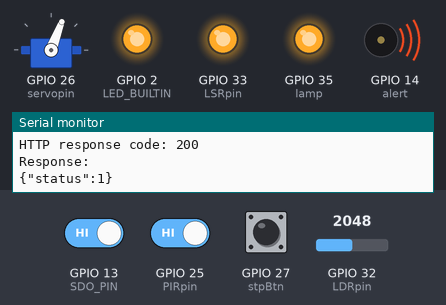
This sketch was run on a simulated ESP32. On the bench: servo, output pins drawn as LEDs (lit = HIGH), buzzer (waves = sounding), the last lines printed to the serial monitor. Dashed ring = blinking. The inputs (shaded band) are chosen by the test bench; at power-on: GPIO 27 (stpBtn) HIGH, GPIO 13 (SDO_PIN) HIGH, GPIO 25 (PIRpin) HIGH, GPIO 32 (LDRpin) = 2048. WiFi joins after 1.5 s; servers stay silent unless stated; the local clock reads 2024-03-15 10:24:30 at power-on unless the sketch sets it; web services answer with replies made up by the test bench; pins used as bus, display or sensor lines are not drawn.

Above: at 4.5 s.
4.6 s: GPIO 27 (stpBtn) pulled LOW for 3.2 s
At 5.73 s:
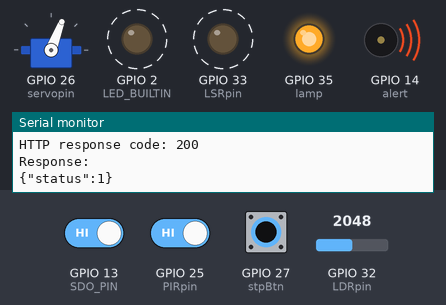
9.3 s: GPIO 13 (SDO_PIN) driven LOW and GPIO 27 (stpBtn) driven LOW
At 10.89 s:
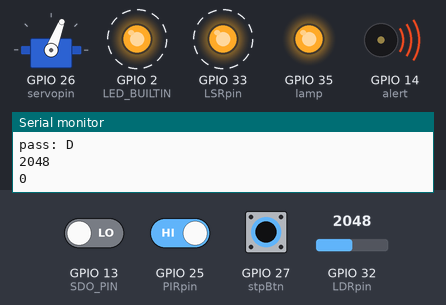
12.8 s: GPIO 13 (SDO_PIN) driven HIGH
At 13.69 s:
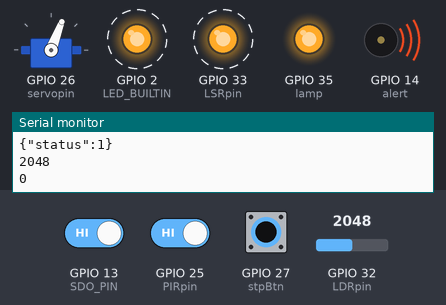
16.3 s: GPIO 25 (PIRpin) driven LOW
At 17.4 s:
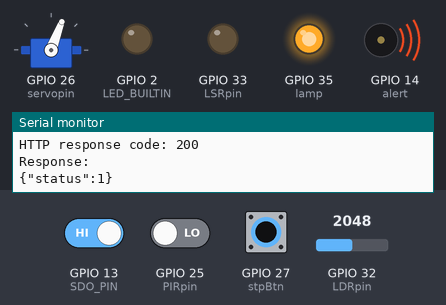
17.8 s: GPIO 25 (PIRpin) driven HIGH
At 17.91 s:
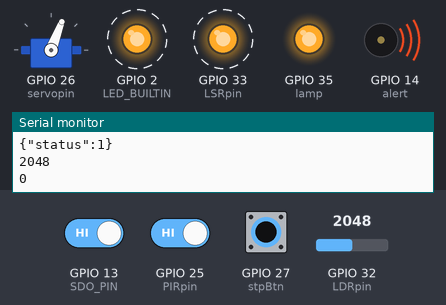
21.3 s: GPIO 27 (stpBtn) driven HIGH
At 21.8 s:
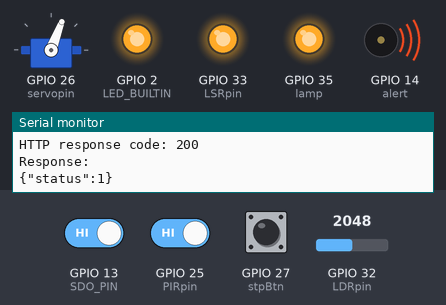
Timing chart, 0 to 23.8 s (numbered marks = the images above; inputs shaded):
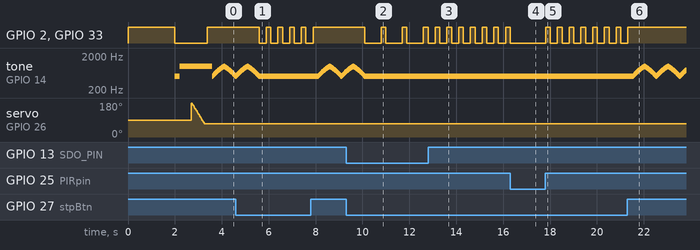

Measured:
- after the input at 4.6 s, GPIO 2 (LED_BUILTIN), GPIO 33 (LSRpin): alternates HIGH for 0.20 s and LOW for 0.30 s, 10 changes in all, then stays HIGH, starting after 0.99 s
- after the input at 9.3 s, GPIO 2 (LED_BUILTIN), GPIO 33 (LSRpin): alternates HIGH for 0.20 s and LOW for 0.70 s, starting after 0.79 s
- after the input at 12.8 s, GPIO 2 (LED_BUILTIN), GPIO 33 (LSRpin): alternates HIGH for 0.20 s and LOW for 0.30 s, starting after 0.30 s
- after the input at 16.3 s, GPIO 2 (LED_BUILTIN), GPIO 33 (LSRpin): goes on until 16.3 s, then stays LOW
- after the input at 17.8 s, GPIO 2 (LED_BUILTIN), GPIO 33 (LSRpin): alternates HIGH for 0.20 s and LOW for 0.30 s, starting at once
- after the input at 21.3 s, GPIO 2 (LED_BUILTIN), GPIO 33 (LSRpin): goes on until 21.3 s, then stays HIGH; tone on GPIO 14 (alert): plays 510 Hz for 0.01 s, 520 Hz for 0.01 s, 530 Hz for 0.01 s, 540 Hz for 0.01 s, 550 Hz for 0.01 s, 560 Hz for 0.01 s … (227 notes in this stretch), starting after 0.23 s
- by itself, tone on GPIO 14 (alert): plays 520 Hz for 0.01 s, 530 Hz for 0.01 s, 540 Hz for 0.01 s, 550 Hz for 0.01 s, 560 Hz for 0.01 s, 570 Hz for 0.01 s … (219 notes in this stretch)

The sketch:

s36_smart_security_using_ESP8266.ino
```cpp
#include <WiFi.h>
#include <HTTPClient.h>
#include <WiFiClientSecure.h>
#include <ArduinoJson.h>
#include <ESP32Servo.h>

#define SCL_PIN 12
#define SDO_PIN 13
char key;
char keymap[] = { 0,
                  '1', '2', '3', 'A',
                  '4', '5', '6', 'B',
                  '7', '8', '9', 'C',
                  '*', '0', '#', 'D' };

const char *ssid = "your SSID";
const char *password = "your PASS";

const char *apiToken = "your API token";
const char *userToken = "your user token";

// Pushover API endpoint
const char *pushoverApiEndpoint = "https://api.pushover.net/1/messages.json";

// Pushover root certificate (valid from 11/10/2006 to 15/01/2038)
const char *PUSHOVER_ROOT_CA =
  "-----BEGIN CERTIFICATE-----\n"
  "MIIDjjCCAnagAwIBAgIQAzrx5qcRqaC7KGSxHQn65TANBgkqhkiG9w0BAQsFADBh\n"
  "MQswCQYDVQQGEwJVUzEVMBMGA1UEChMMRGlnaUNlcnQgSW5jMRkwFwYDVQQLExB3\n"
  "d3cuZGlnaWNlcnQuY29tMSAwHgYDVQQDExdEaWdpQ2VydCBHbG9iYWwgUm9vdCBH\n"
  "MjAeFw0xMzA4MDExMjAwMDBaFw0zODAxMTUxMjAwMDBaMGExCzAJBgNVBAYTAlVT\n"
  "MRUwEwYDVQQKEwxEaWdpQ2VydCBJbmMxGTAXBgNVBAsTEHd3dy5kaWdpY2VydC5j\n"
  "b20xIDAeBgNVBAMTF0RpZ2lDZXJ0IEdsb2JhbCBSb290IEcyMIIBIjANBgkqhkiG\n"
  "9w0BAQEFAAOCAQ8AMIIBCgKCAQEAuzfNNNx7a8myaJCtSnX/RrohCgiN9RlUyfuI\n"
  "2/Ou8jqJkTx65qsGGmvPrC3oXgkkRLpimn7Wo6h+4FR1IAWsULecYxpsMNzaHxmx\n"
  "1x7e/dfgy5SDN67sH0NO3Xss0r0upS/kqbitOtSZpLYl6ZtrAGCSYP9PIUkY92eQ\n"
  "q2EGnI/yuum06ZIya7XzV+hdG82MHauVBJVJ8zUtluNJbd134/tJS7SsVQepj5Wz\n"
  "tCO7TG1F8PapspUwtP1MVYwnSlcUfIKdzXOS0xZKBgyMUNGPHgm+F6HmIcr9g+UQ\n"
  "vIOlCsRnKPZzFBQ9RnbDhxSJITRNrw9FDKZJobq7nMWxM4MphQIDAQABo0IwQDAP\n"
  "BgNVHRMBAf8EBTADAQH/MA4GA1UdDwEB/wQEAwIBhjAdBgNVHQ4EFgQUTiJUIBiV\n"
  "5uNu5g/6+rkS7QYXjzkwDQYJKoZIhvcNAQELBQADggEBAGBnKJRvDkhj6zHd6mcY\n"
  "1Yl9PMWLSn/pvtsrF9+wX3N3KjITOYFnQoQj8kVnNeyIv/iPsGEMNKSuIEyExtv4\n"
  "NeF22d+mQrvHRAiGfzZ0JFrabA0UWTW98kndth/Jsw1HKj2ZL7tcu7XUIOGZX1NG\n"
  "Fdtom/DzMNU+MeKNhJ7jitralj41E6Vf8PlwUHBHQRFXGU7Aj64GxJUTFy8bJZ91\n"
  "8rGOmaFvE7FBcf6IKshPECBV1/MUReXgRPTqh5Uykw7+U0b6LJ3/iyK5S9kJRaTe\n"
  "pLiaWN0bfVKfjllDiIGknibVb63dDcY3fe0Dkhvld1927jyNxF1WW6LZZm6zNTfl\n"
  "MrY=\n"
  "-----END CERTIFICATE-----\n";

const int LED_BUILTIN = 2;
const int lamp = 35;
const int LDRpin = 32;
const int LSRpin = 33;
const int PIRpin = 25;
const int servopin = 26;
const int stpBtn = 27;
const int alert = 14;
const int alertChnl = 3;
const int openAngle = 180;
const int closeAngle = 68;

int thresh;
int smpl=100;
String input = "";
String pass = "1234";
bool lock = 1;

Servo servo;

struct tm *timeinfo;

void setup() {
  Serial.begin(115200);
  pinMode(LED_BUILTIN, OUTPUT);
  pinMode(lamp, OUTPUT);
  pinMode(LDRpin, INPUT);
  pinMode(LSRpin, OUTPUT);
  pinMode(PIRpin, INPUT);
  pinMode(stpBtn, INPUT_PULLUP);
  pinMode(alert, OUTPUT);
  pinMode(SCL_PIN, OUTPUT);
  pinMode(SDO_PIN, INPUT);

  digitalWrite(LSRpin, 1);
  digitalWrite(lamp, 1);
  digitalWrite(LED_BUILTIN, 1);

  WiFi.mode(WIFI_STA);
  WiFi.begin(ssid, password);
  Serial.print("\nConnecting to WiFi...");
  while (WiFi.status() != WL_CONNECTED) {
    Serial.print('.');
    delay(1000);
  }
  Serial.println("\nConnected.");
  WiFi.setAutoReconnect(true);
  WiFi.persistent(true);

  // Set time via NTP, as required for x.509 validation
  configTime(5 * 3600, 1800, "pool.ntp.org", "time.nist.gov");
  Serial.print("Waiting for NTP time sync...");
  time_t now = time(nullptr);
  while (now < 1510592825) {
    delay(500);
    Serial.print('.');
    now = time(nullptr);
  }
  timeinfo = localtime(&now);
  Serial.print("\nCurrent time: ");
  Serial.print(asctime(timeinfo));

  servo.attach(servopin);
  ledcAttachPin(alert, alertChnl);

  digitalWrite(LED_BUILTIN, 0);
  digitalWrite(LSRpin, 0);
  ledcWriteTone(alertChnl, 500);
  delay(200);
  ledcWriteTone(alertChnl, 1000);
  delay(500);
  ledcWrite(alertChnl,0);
  for(int pos=openAngle;pos>=closeAngle;pos-=3) {
    servo.write(pos);
    delay(15);
  }
  for(int i=0;i<smpl;i++) {
    thresh+=analogRead(LDRpin);
    delay(1);
  }
  thresh/=smpl;
  thresh-=100;
  Serial.print("Threshold: ");
  Serial.println(thresh);
}

void loop() {
  if (WiFi.status() != WL_CONNECTED)
    ESP.restart();
  key = read_keypad();
  if (key) {
    if (lock) {
      input += key;
      Serial.print("pass: ");
      Serial.println(input);
      if (input.length() == 4) {
        if (input == pass) {
          ledcWriteTone(alertChnl, 500);
          lock = 0;
          digitalWrite(LSRpin, 1);
          for(int pos=closeAngle;pos<=openAngle;pos+=3) {
            servo.write(pos);
            delay(15);
          }
          Serial.println("Unocked");
          delay(500);
          ledcWrite(alertChnl,0);
        } else {
          for(int x=0;x<3;x++) {
            ledcWriteTone(alertChnl, 500);
            delay(200);
            ledcWrite(alertChnl,0);
            delay(50);
          }
          Serial.println("Wrong Password");
        }
        input = "";
      }
      else{
        ledcWriteTone(alertChnl, 500);
        delay(100);
        ledcWrite(alertChnl,0);
      }
    } else if (key == '*') {
      ledcWriteTone(alertChnl, 500);
      delay(100);
      ledcWriteTone(alertChnl, 1000);
      delay(200);
      ledcWrite(alertChnl,0);
      lock = 1;
      for(int pos=openAngle;pos>=closeAngle;pos-=3) {
        servo.write(pos);
        delay(15);
      }
      digitalWrite(LSRpin, 0);
      Serial.println("Locked");
      delay(500);
    }
    delay(300);
  }

  int x=analogRead(LDRpin);
  if (!lock || (x > thresh && !digitalRead(PIRpin))) {
    delay(50);
    return;
  }
  Serial.println(x);
  Serial.println(!digitalRead(PIRpin));

  digitalWrite(LED_BUILTIN, 1);
  digitalWrite(LSRpin, 1);
  // Create a JSON object with notification details
  // Check the API parameters: https://pushover.net/api
  JsonDocument notification;
  notification["token"] = apiToken;
  notification["user"] = userToken;
  notification["message"] = "Intrusion Detetcted!";
  notification["title"] = "Alert!!!";
  notification["url"] = "";
  notification["url_title"] = "";
  notification["html"] = "";
  notification["priority"] = "";
  notification["sound"] = "cosmic";
  notification["timestamp"] = asctime(timeinfo);

  // Serialize the JSON object to a String
  String jsonStringNotification;
  serializeJson(notification, jsonStringNotification);

  // Create a WiFiClientSecure object
  WiFiClientSecure client;
  // Set the certificate
  client.setCACert(PUSHOVER_ROOT_CA);

  // Create an HTTPClient object
  HTTPClient http;

  // Specify the target URL
  http.begin(client, pushoverApiEndpoint);

  // Add headers
  http.addHeader("Content-Type", "application/json");

  // Send the POST request with the JSON data
  int httpResponseCode = http.POST(jsonStringNotification);

  // Check the response
  Serial.printf("HTTP response code: %d\n", httpResponseCode);
  if (httpResponseCode > 0) {
    String response = http.getString();
    Serial.println("Response:");
    Serial.println(response);
  }
  while (digitalRead(stpBtn)) {
    for (int freq = 500; freq < 1000; freq += 10) {
      ledcWriteTone(alertChnl, freq);
      delay(10);
    }
    for (int freq = 1000; freq > 500; freq -= 10) {
      ledcWriteTone(alertChnl, freq);
      delay(10);
    }
  }
  ledcWrite(alertChnl,0);
  digitalWrite(LED_BUILTIN, 0);
  digitalWrite(LSRpin, 0);
  delay(300);
}

char read_keypad(void) {
  byte key_state = 0;
  for (byte count = 1; count <= 16; count++) {
    digitalWrite(SCL_PIN, LOW);
    if (!digitalRead(SDO_PIN)) key_state = count;
    digitalWrite(SCL_PIN, HIGH);
  }
  return keymap[key_state];
}
```
